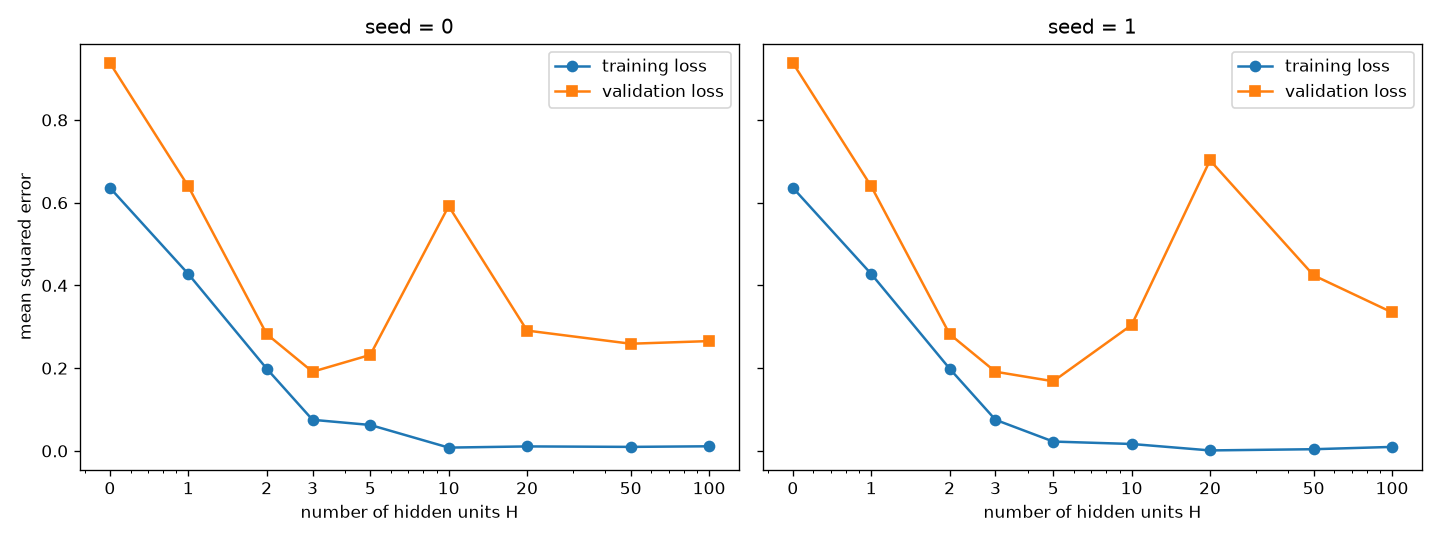

Write Python code to recreate this figure.
"""
Exercise 2: choosing capacity with a validation set.

Trains H = 0, 1, 2, 3, 5, 10, 20, 50, 100 on the training set only for
20 000 epochs, records the final training loss and the validation loss, and
plots both against H on a log axis (H = 0 drawn at 0.5). Done for seed=0 and,
for part (d), again with seed=1.
"""

import sys
from pathlib import Path


import numpy as np
import matplotlib.pyplot as plt


HERE = Path(__file__).resolve().parent
sys.path.insert(0, str(HERE.parent))
import fit


x, y = fit.load(HERE.parent / "data.csv")
(xtr, ytr), (xva, yva), (xte, yte) = fit.split(x, y, n_train=30, n_val=30)


sizes = [0, 1, 2, 3, 5, 10, 20, 50, 100]
hplot = [0.5 if H == 0 else H for H in sizes]   # H = 0 plotted at 0.5
seed=[0,1]  # for part (d) we will repeat the experiment with a different seed
fig, axes = plt.subplots(1, 2, figsize=(12, 4.5), sharey=True)
for ax, seed in zip(axes, seed):
    train_loss, val_loss = [], []
    print(f"seed = {seed}")
    print(f"{'H':>5} {'params':>7} {'train MSE':>10} {'val MSE':>10}")
    for H in sizes:
        
        net, history = fit.train(xtr, ytr, hidden=H, epochs=20000, seed=seed)
        train_loss.append(history["train"][-1])
        val_loss.append(fit.mse(net, xva, yva))
        print(f"{H:5d} {fit.n_params(net):7d} {train_loss[-1]:10.4f} "
              f"{val_loss[-1]:10.4f}")
    best = sizes[int(np.argmin(val_loss))]
    print(f"smallest validation loss at H = {best}\n")
    ax.plot(hplot, train_loss, "o-", label="training loss")
    ax.plot(hplot, val_loss, "s-", label="validation loss")
    ax.set_xscale("log")
    ax.set_xticks(hplot)
    ax.set_xticklabels(["0"] + [str(H) for H in sizes[1:]])
    ax.set_xlabel("number of hidden units H")
    ax.set_title(f"seed = {seed}")
    ax.legend()
axes[0].set_ylabel("mean squared error")
plt.tight_layout()
plt.savefig(HERE / "exercise2.png", dpi=120)
